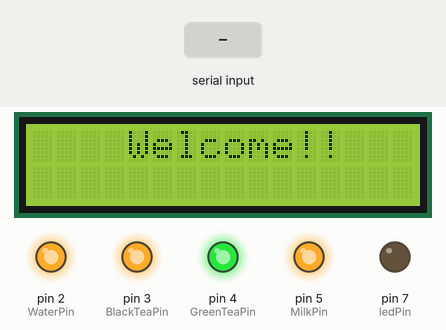
Simulated run of this sketch. Board: Arduino Uno, built with avr-gcc and run on an emulated ATmega328P. Shown: 16×2 character LCD, output pins drawn as LEDs (lit = HIGH). Inputs (shaded band) come from the test bench. What the sketch prints to the serial monitor is not drawn.

Above: at 1.2 s.
1.3 s: "a" received over Serial
At 2.5 s:
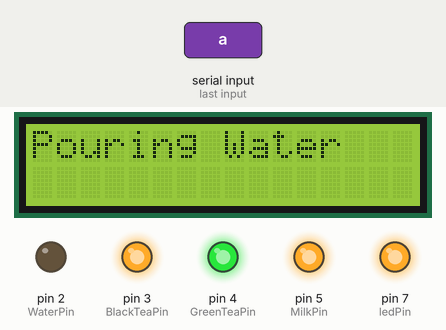
2.8 s: "c" received over Serial
At 3.8 s:
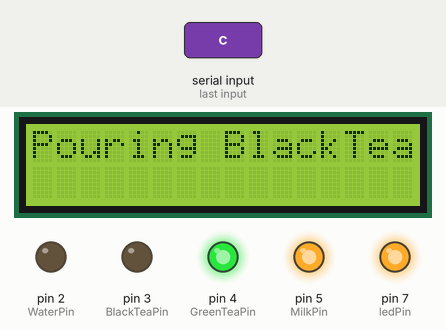
4.3 s: "e" received over Serial
At 5.0 s:
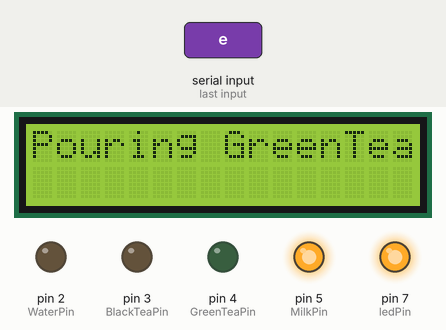
5.8 s: byte 107 ('k') received over Serial
At 6.5 s:
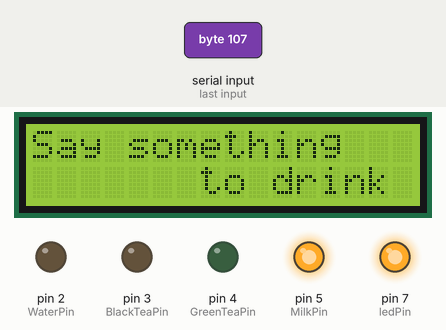
7.3 s: "g" received over Serial
At 8.3 s:
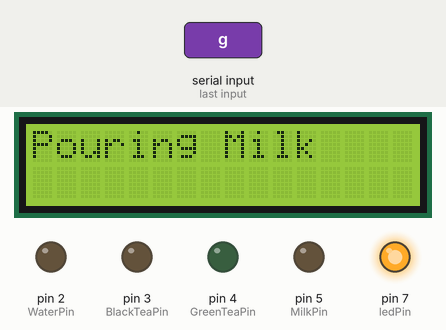
8.8 s: "j" received over Serial
At 9.6 s:
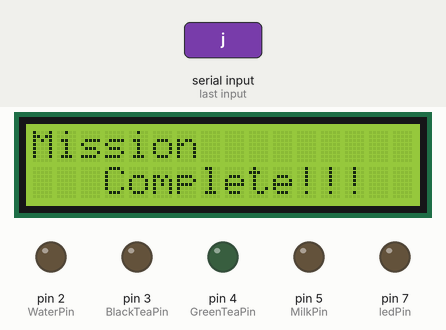
Timing chart, 0 to 11.8 s (numbered marks = the images above; inputs shaded):
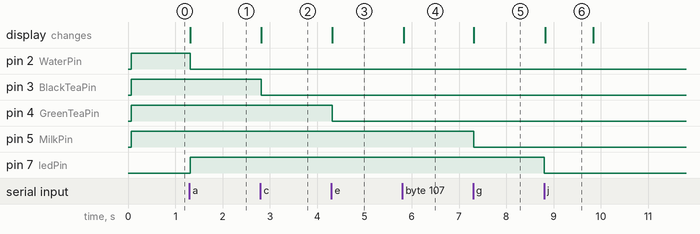

Measured:
- after the input at 1.3 s, pin 2 (WaterPin): HIGH → LOW at once; pin 7 (ledPin): LOW → HIGH at once; the display: changes at once (image 1)
- after the input at 2.8 s, pin 3 (BlackTeaPin): HIGH → LOW at once; the display: changes at once (image 2)
- after the input at 4.3 s, pin 4 (GreenTeaPin): HIGH → LOW at once; the display: changes at once (image 3)
- after the input at 5.8 s, the display: changes at once (image 4)
- after the input at 7.3 s, pin 5 (MilkPin): HIGH → LOW at once; the display: changes at once (image 5)
- after the input at 8.8 s, pin 7 (ledPin): HIGH → LOW at once; the display: changes at once (image 6)
- what the display in image 6 shows lasts 1.0 s, from 8.8 s to 9.8 s

The sketch:

arduino.ino
```cpp
#include <LiquidCrystal_I2C.h>
#include <Wire.h>

LiquidCrystal_I2C lcd(0x27,16,2);  //設定LCD位置0x27,設定LCD大小為16*2

const int WaterPin = 2, BlackTeaPin = 3, GreenTeaPin = 4, MilkPin = 5, ledPin = 7;//, SugarPin = 6;
int water_flag = 0, black_flag = 0, green_flag = 0, milk_flag = 0;
void setup() {
  // put your setup code here, to run once:
  lcd.init(); //初始化LCD
  lcd.backlight(); //開啟背光
  Serial.begin(9600);
  pinMode(WaterPin,  OUTPUT);
  pinMode(BlackTeaPin,  OUTPUT);
  pinMode(GreenTeaPin,  OUTPUT);
  pinMode(MilkPin,  OUTPUT);
  pinMode(ledPin,  OUTPUT);

  digitalWrite(WaterPin, HIGH);
  digitalWrite(BlackTeaPin, HIGH);
  digitalWrite(GreenTeaPin, HIGH);
  digitalWrite(MilkPin, HIGH);
  //pinMode(SugarPin,  OUTPUT);
  lcd.clear();
  lcd.setCursor(0, 0);
  lcd.print("    Welcome!!");
}

void loop() {
  // put your main code here, to run repeatedly:
  while(Serial.available()){
    switch(Serial.read()){
      case 'a':
      lcd.clear();
    lcd.setCursor(0, 0);
    lcd.print("Pouring Water");
        Serial.println("low");
        digitalWrite(WaterPin, LOW);
    digitalWrite(ledPin, HIGH);
        break;
      case 'b':
        Serial.println("high");
        digitalWrite(WaterPin, HIGH);
        break;
       ///////////////////
      case 'c':
      lcd.clear();
    lcd.setCursor(0, 0);
    lcd.print("Pouring BlackTea");
        Serial.println("low");
    digitalWrite(ledPin, HIGH);
       // if(water_flag == 0)
        //{
          digitalWrite(BlackTeaPin, LOW);
          water_flag = 1;
       // }
        break;
      case 'd':
        Serial.println("high");
        //if(water_flag == 1)
        //{
          digitalWrite(BlackTeaPin, HIGH);
          water_flag = 2;
        //}
        break;
      ///////////////////
      case 'e':
      lcd.clear();
    lcd.setCursor(0, 0);
    lcd.print("Pouring GreenTea");
        Serial.println("low");
    digitalWrite(ledPin, HIGH);
        digitalWrite(GreenTeaPin, LOW);
        break;
      case 'f':
        Serial.println("high");
        digitalWrite(GreenTeaPin, HIGH);
        break;
      ///////////////////
      case 'g':
      lcd.clear();
    lcd.setCursor(0, 0);
    lcd.print("Pouring Milk");
        Serial.println("low");
    digitalWrite(ledPin, HIGH);
        digitalWrite(MilkPin, LOW);
        break;
      case 'h':
        Serial.println("high");
        digitalWrite(MilkPin, HIGH);
        break;
    case 'i':
      lcd.clear();
    lcd.setCursor(0, 0);
    lcd.print("    ERROR!!!");
    lcd.setCursor(0, 1);
    lcd.print("Please Say Again");
    delay(1000);
    lcd.clear();
    lcd.setCursor(0, 0);
    lcd.print("    Welcome!!");
        break;
    case 'j':
        digitalWrite(ledPin, LOW);
    lcd.clear();
    lcd.setCursor(0, 0);
    lcd.print("Mission");
    lcd.setCursor(0, 1);
    lcd.print("   Complete!!!");
    delay(1000);
    lcd.clear();
    lcd.setCursor(0, 0);
    lcd.print("    Welcome!!");
        break;
    case 'k':
    lcd.clear();
    lcd.setCursor(0, 0);
    lcd.print("Say something");
    lcd.setCursor(0, 1);
    lcd.print("       to drink");
        break;
    }
    //delay(20);
  }
  /*Serial.println("Hello");
  digitalWrite(ledPin, HIGH);
  delay(1000);
  digitalWrite(ledPin, LOW);
  delay(1000);*/
}
```
